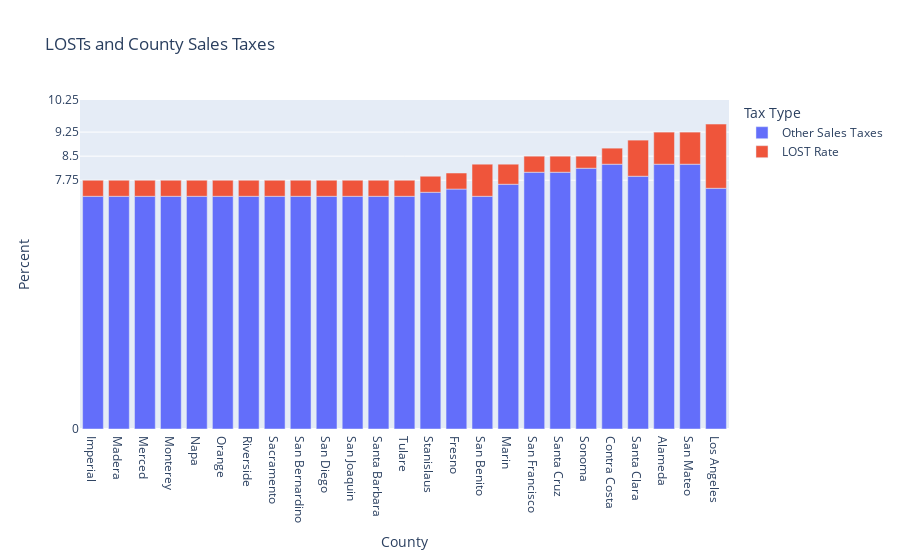

Notebook source saved alongside this figure:
### Code cell
fig = px.bar(rate,
      x='county_name',
      y=['Other Sales Taxes','LOST Rate'],
       labels={"county_name": "County",
               "value":"Percent",
               "variable":"Tax Type"},
      title='LOSTs and County Sales Taxes')
fig.update_yaxes(range=[0, 10.25], tickvals=[0, 7.75, 8.5, 9.25 , 10.25])

fig.show()

### Figure 1 — Plotly figure (JSON) as saved in the notebook; plotly's stock layout.template omitted (floating-point values rounded to 4 significant figures)
{"data": [{"alignmentgroup": "True", "hovertemplate": "Tax Type=Other Sales Taxes<br>County=%{x}<br>Percent=%{y}<extra></extra>", "legendgroup": "Other Sales Taxes", "marker": {"color": "#636efa"}, "name": "Other Sales Taxes", "offsetgroup": "Other Sales Taxes", "orientation": "v", "showlegend": true, "textposition": "auto", "type": "bar", "x": ["Imperial", "Madera", "Merced", "Monterey", "Napa", "Orange", "Riverside", "Sacramento", "San Bernardino", "San Diego", "San Joaquin", "Santa Barbara", "Tulare", "Stanislaus", "Fresno", "San Benito", "Marin", "San Francisco", "Santa Cruz", "Sonoma", "Contra Costa", "Santa Clara", "Alameda", "San Mateo", "Los Angeles"], "xaxis": "x", "y": [7.25, 7.25, 7.25, 7.25, 7.25, 7.25, 7.25, 7.25, 7.25, 7.25, 7.25, 7.25, 7.25, 7.375, 7.475, 7.25, 7.625, 8, 8, 8.125, 8.25, 7.875, 8.25, 8.25, 7.5], "yaxis": "y"}, {"alignmentgroup": "True", "hovertemplate": "Tax Type=LOST Rate<br>County=%{x}<br>Percent=%{y}<extra></extra>", "legendgroup": "LOST Rate", "marker": {"color": "#EF553B"}, "name": "LOST Rate", "offsetgroup": "LOST Rate", "orientation": "v", "showlegend": true, "textposition": "auto", "type": "bar", "x": ["Imperial", "Madera", "Merced", "Monterey", "Napa", "Orange", "Riverside", "Sacramento", "San Bernardino", "San Diego", "San Joaquin", "Santa Barbara", "Tulare", "Stanislaus", "Fresno", "San Benito", "Marin", "San Francisco", "Santa Cruz", "Sonoma", "Contra Costa", "Santa Clara", "Alameda", "San Mateo", "Los Angeles"], "xaxis": "x", "y": [0.5, 0.5, 0.5, 0.5, 0.5, 0.5, 0.5, 0.5, 0.5, 0.5, 0.5, 0.5, 0.5, 0.5, 0.5, 1, 0.625, 0.5, 0.5, 0.375, 0.5, 1.125, 1, 1, 2], "yaxis": "y"}], "layout": {"barmode": "relative", "legend": {"title": {"text": "Tax Type"}, "tracegroupgap": 0}, "title": {"text": "LOSTs and County Sales Taxes"}, "xaxis": {"anchor": "y", "domain": [0, 1], "title": {"text": "County"}}, "yaxis": {"anchor": "x", "domain": [0, 1], "range": [0, 10.25], "tickvals": [0, 7.75, 8.5, 9.25, 10.25], "title": {"text": "Percent"}}}}
